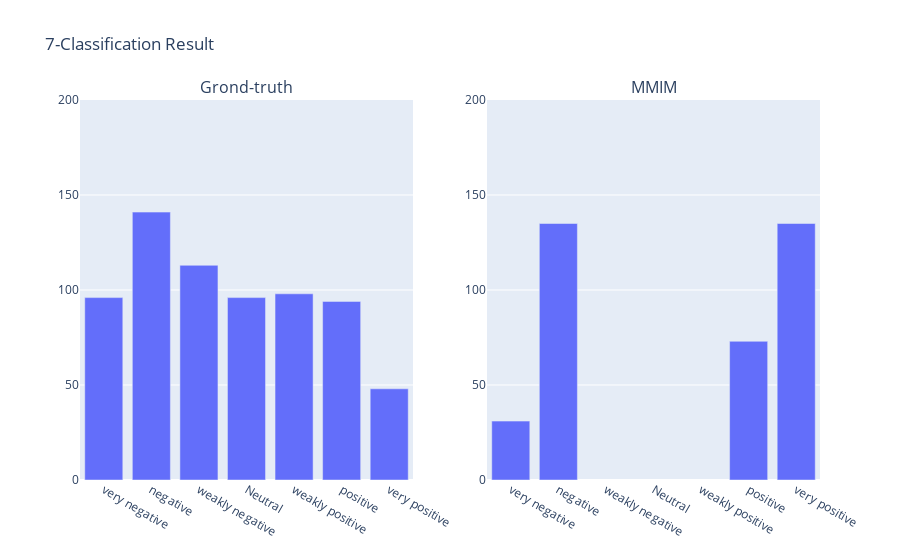

Notebook code cell kept with this figure:
### Code cell
import plotly.express as px
import plotly.subplots as sp
import pandas as pd

df = pd.DataFrame(data=mmim)
df_gold = df.groupby('labels_7').count().reset_index()
df_pred = df.groupby('preds_7').count().reset_index()

order = ['very negative', 'negative', 'weakly negative', 'Neutral', 'weakly positive', 'positive', 'very positive']

fig1 = px.bar(df_gold, x="labels_7", y="segment")
fig2 = px.bar(df_pred, x="preds_7", y="segment")

fig1_traces = []
fig2_traces = []

for trace in range(len(fig1["data"])):
    fig1_traces.append(fig1["data"][trace])
for trace in range(len(fig2["data"])):
    fig2_traces.append(fig2["data"][trace])

this_figure = sp.make_subplots(rows=1, cols=2, subplot_titles=("Grond-truth", "MMIM"))
for traces in fig1_traces:
    this_figure.append_trace(traces, row=1, col=1)
for traces in fig2_traces:
    this_figure.append_trace(traces, row=1, col=2)

this_figure.update_layout(title_text="7-Classification Result")
this_figure.update_xaxes(categoryorder='array', categoryarray= order)
this_figure.update_yaxes(range=[0,200])
this_figure.show()

### Figure 1 — Plotly figure (JSON) as saved in the notebook; plotly's stock layout.template omitted (floating-point values rounded to 4 significant figures)
{"data": [{"alignmentgroup": "True", "hovertemplate": "labels_7=%{x}<br>segment=%{y}<extra></extra>", "legendgroup": "", "marker": {"color": "#636efa", "pattern": {"shape": ""}}, "name": "", "offsetgroup": "", "orientation": "v", "showlegend": false, "textposition": "auto", "type": "bar", "x": ["Neutral", "negative", "positive", "very negative", "very positive", "weakly negative", "weakly positive"], "xaxis": "x", "y": [96, 141, 94, 96, 48, 113, 98], "yaxis": "y"}, {"alignmentgroup": "True", "hovertemplate": "preds_7=%{x}<br>segment=%{y}<extra></extra>", "legendgroup": "", "marker": {"color": "#636efa", "pattern": {"shape": ""}}, "name": "", "offsetgroup": "", "orientation": "v", "showlegend": false, "textposition": "auto", "type": "bar", "x": ["negative", "positive", "very negative", "very positive"], "xaxis": "x2", "y": [135, 73, 31, 135, 142, 114, 56], "yaxis": "y2"}], "layout": {"annotations": [{"font": {"size": 16}, "showarrow": false, "text": "Grond-truth", "x": 0.225, "xanchor": "center", "xref": "paper", "y": 1, "yanchor": "bottom", "yref": "paper"}, {"font": {"size": 16}, "showarrow": false, "text": "MMIM", "x": 0.775, "xanchor": "center", "xref": "paper", "y": 1, "yanchor": "bottom", "yref": "paper"}], "title": {"text": "7-Classification Result"}, "xaxis": {"anchor": "y", "categoryarray": ["very negative", "negative", "weakly negative", "Neutral", "weakly positive", "positive", "very positive"], "categoryorder": "array", "domain": [0, 0.45]}, "xaxis2": {"anchor": "y2", "categoryarray": ["very negative", "negative", "weakly negative", "Neutral", "weakly positive", "positive", "very positive"], "categoryorder": "array", "domain": [0.55, 1]}, "yaxis": {"anchor": "x", "domain": [0, 1], "range": [0, 200]}, "yaxis2": {"anchor": "x2", "domain": [0, 1], "range": [0, 200]}}}
